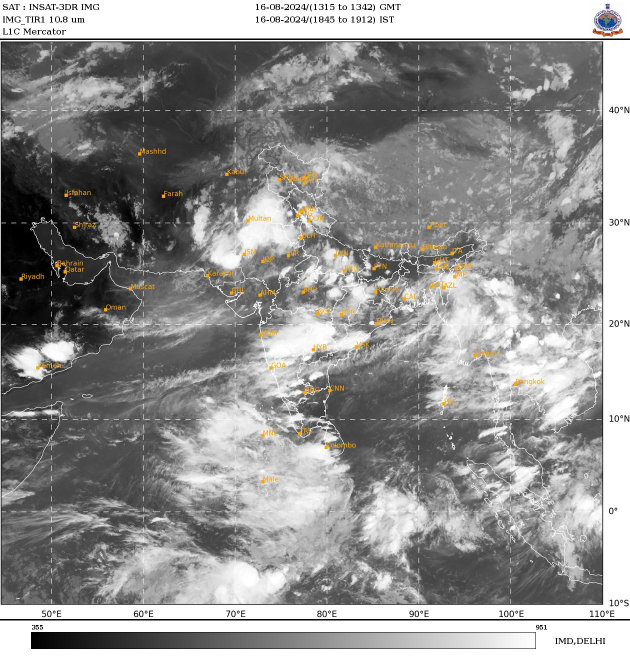
#> input picture Lab_1/Satellite_img.jpg, 1260 x 1319 px, given in place of 1528489-uhd_3840_2160_25fps.mp4, which was not available (shown at 1/2 size)
$ jupyter execute 21BAI1863_MV_Lab-4.ipynb   (text cells are left out)
#> lines starting #> are read from the running program, lines starting #| are printed output that depends on the picture; pictures that were not available may be replaced by others from this repository, and a replacement may not be noted
[cell 1]
import cv2
import numpy as np
import matplotlib.pyplot as plt

# Load the video
video_path = r"C:\Users\DELL\Downloads\1528489-uhd_3840_2160_25fps.mp4"
cap = cv2.VideoCapture(video_path)

# Check if video loaded successfully
if not cap.isOpened():
    print("Error: Could not open video.")
    exit()

[cell 2]
# Parameters for motion detection
motion_threshold = 0.1  # Adjusted threshold based on observed values
event_detected_frames = []
motion_intensity_values = []

# Resize scale factor for smaller display
resize_factor = 0.5

# Read the first frame
ret, previous_frame = cap.read()
#> previous_frame is the input picture: shape (1319, 1260, 3); mean B, G, R 144.3, 145.1, 145.6
if not ret:
    print("Error: Could not read the first frame.")
    exit()

[cell 3]
# Resize and convert to grayscale
previous_frame = cv2.resize(previous_frame, (0, 0), fx=resize_factor, fy=resize_factor)
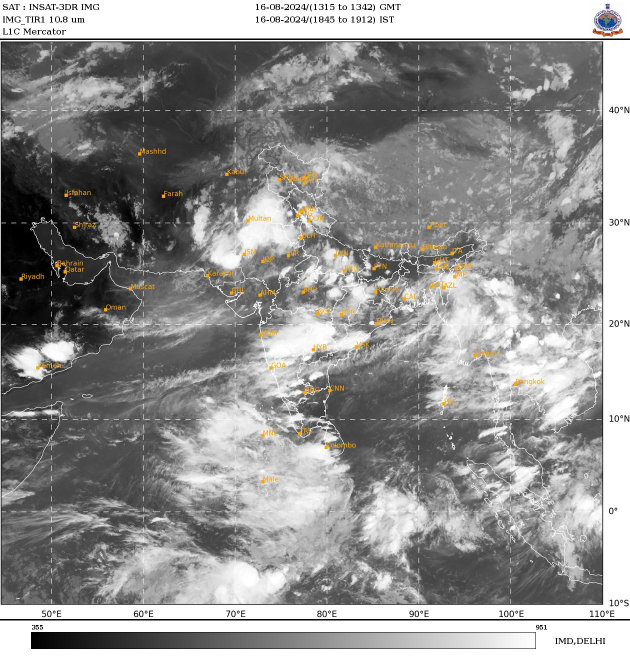
#> previous_frame: shape (660, 630, 3); mean B, G, R 144.5, 145.3, 145.8
previous_gray = cv2.cvtColor(previous_frame, cv2.COLOR_BGR2GRAY)

frame_count = 0

while True:
    # Read the next frame
    ret, current_frame = cap.read()
    if not ret:
        break

    frame_count += 1

    # Resize and convert to grayscale
    current_frame = cv2.resize(current_frame, (0, 0), fx=resize_factor, fy=resize_factor)
    current_gray = cv2.cvtColor(current_frame, cv2.COLOR_BGR2GRAY)

    # Compute frame difference
    diff_frame = cv2.absdiff(previous_gray, current_gray)
#> diff_frame: shape (660, 630); every value is 0

    # Calculate motion intensity using histogram comparison with correlation metric
    hist_previous = cv2.calcHist([previous_gray], [0], None, [256], [0, 256])
#> hist_previous = 256 values, max 49582 at index 255, min 274 at index 19, mean 1624.2
    hist_current = cv2.calcHist([current_gray], [0], None, [256], [0, 256])
#> hist_current has the same summary as hist_previous
    motion_intensity = cv2.compareHist(hist_previous, hist_current, cv2.HISTCMP_CORREL)
#> motion_intensity = 1
    motion_intensity_values.append(motion_intensity)

    # Threshold the difference image to get regions of motion
    _, motion_mask = cv2.threshold(diff_frame, 25, 255, cv2.THRESH_BINARY)

    # Detect significant motion events
    if motion_intensity < motion_threshold:  # Lower values indicate significant difference for correlation
        event_detected_frames.append((frame_count, cap.get(cv2.CAP_PROP_POS_MSEC)))
        cv2.putText(current_frame, f"Event Detected", (10, 30), cv2.FONT_HERSHEY_SIMPLEX, 0.5, (0, 0, 255), 1)

    # Highlight moving regions on the frame
    contours, _ = cv2.findContours(motion_mask, cv2.RETR_EXTERNAL, cv2.CHAIN_APPROX_SIMPLE)
#> contours = []
    for contour in contours:
        if cv2.contourArea(contour) > 500:  # Filter out small contours
            x, y, w, h = cv2.boundingRect(contour)
            cv2.rectangle(current_frame, (x, y), (x + w, y + h), (0, 255, 0), 1)
#> this loop made 0 passes

    # Show the frame with highlighted motion
    cv2.imshow("Motion Detection (Resized)", current_frame)

    # Break the loop if 'q' is pressed
    if cv2.waitKey(10) & 0xFF == ord('q'):
#> (key q is pressed here)
        break

    # Update for the next frame
    previous_gray = current_gray

# Release video capture and close windows
cap.release()
cv2.destroyAllWindows()

# Print detected events with timestamps
print("Detected Events:")
for frame, timestamp in event_detected_frames:
    print(f"Event detected at frame {frame}, timestamp: {timestamp:.2f} ms")

[cell 4]
# Plot motion intensity over time
plt.figure(figsize=(10, 6))
plt.plot(motion_intensity_values, label='Motion Intensity')
plt.axhline(y=motion_threshold, color='r', linestyle='--', label='Motion Threshold')
plt.title("Motion Intensity Over Frames")
plt.xlabel("Frame")
plt.ylabel("Motion Intensity")
plt.legend()

# Highlight frames with detected events on the plot
event_frames = [frame for frame, _ in event_detected_frames]
#> event_frames = []
event_intensity = [motion_intensity_values[frame - 1] for frame in event_frames]
#> event_intensity = []
plt.scatter(event_frames, event_intensity, color='red', marker='o', label='Detected Events')

plt.legend()
plt.show()
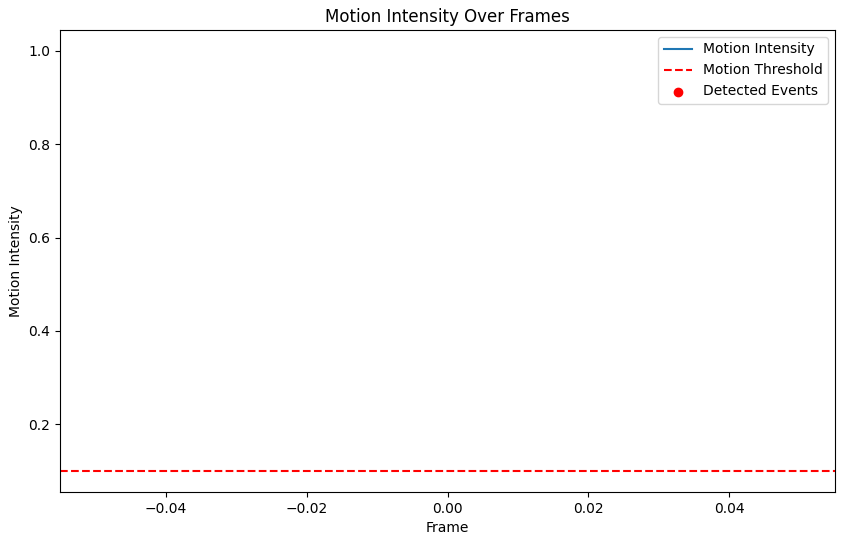
#> figure drawn by matplotlib, 1 panel
